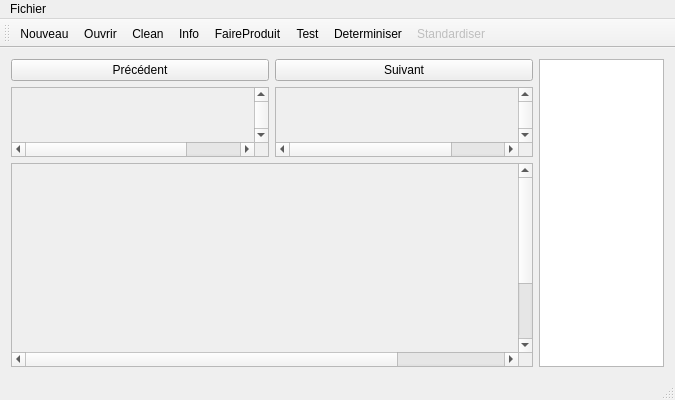
<?xml version="1.0" encoding="UTF-8"?>
<ui version="4.0">
 <class>MainWindow</class>
 <widget class="QMainWindow" name="MainWindow">
  <property name="geometry">
   <rect>
    <x>0</x>
    <y>0</y>
    <width>675</width>
    <height>400</height>
   </rect>
  </property>
  <property name="minimumSize">
   <size>
    <width>600</width>
    <height>400</height>
   </size>
  </property>
  <property name="windowTitle">
   <string>MainWindow</string>
  </property>
  <property name="windowIcon">
   <iconset resource="../../../../test/automate-project/Images.qrc">
    <normaloff>:/new/prefix1/myAppIco.ico</normaloff>:/new/prefix1/myAppIco.ico</iconset>
  </property>
  <property name="autoFillBackground">
   <bool>true</bool>
  </property>
  <widget class="QWidget" name="centralWidget">
   <layout class="QHBoxLayout" name="horizontalLayout">
    <item>
     <layout class="QVBoxLayout" name="verticalLayout">
      <item>
       <layout class="QHBoxLayout" name="TopLayout">
        <item>
         <widget class="QPushButton" name="boutonPrec">
          <property name="toolTip">
           <string>Voir l'étape précedente</string>
          </property>
          <property name="text">
           <string>Précédent</string>
          </property>
          <property name="icon">
           <iconset resource="../../../../test/automate-project/Images.qrc">
            <normaloff>:/new/prefix1/Images/back.png</normaloff>:/new/prefix1/Images/back.png</iconset>
          </property>
          <property name="shortcut">
           <string>Left</string>
          </property>
         </widget>
        </item>
        <item>
         <widget class="QPushButton" name="boutonSuiv">
          <property name="toolTip">
           <string>Voir l'étape suivante</string>
          </property>
          <property name="text">
           <string>Suivant</string>
          </property>
          <property name="icon">
           <iconset resource="../../../../test/automate-project/Images.qrc">
            <normaloff>:/new/prefix1/Images/next.png</normaloff>:/new/prefix1/Images/next.png</iconset>
          </property>
          <property name="iconSize">
           <size>
            <width>16</width>
            <height>16</height>
           </size>
          </property>
          <property name="shortcut">
           <string>Right</string>
          </property>
         </widget>
        </item>
       </layout>
      </item>
      <item>
       <layout class="QHBoxLayout" name="MiddleLayout">
        <item>
         <widget class="QScrollArea" name="scrollArea_3">
          <property name="maximumSize">
           <size>
            <width>16777215</width>
            <height>150</height>
           </size>
          </property>
          <property name="widgetResizable">
           <bool>false</bool>
          </property>
          <widget class="QWidget" name="vue1">
           <property name="geometry">
            <rect>
             <x>0</x>
             <y>0</y>
             <width>322</width>
             <height>69</height>
            </rect>
           </property>
           <property name="maximumSize">
            <size>
             <width>16777215</width>
             <height>16777215</height>
            </size>
           </property>
          </widget>
         </widget>
        </item>
        <item>
         <widget class="QScrollArea" name="scrollArea_2">
          <property name="maximumSize">
           <size>
            <width>16777215</width>
            <height>150</height>
           </size>
          </property>
          <property name="widgetResizable">
           <bool>false</bool>
          </property>
          <widget class="QWidget" name="vue2">
           <property name="geometry">
            <rect>
             <x>0</x>
             <y>0</y>
             <width>321</width>
             <height>69</height>
            </rect>
           </property>
           <property name="maximumSize">
            <size>
             <width>16777215</width>
             <height>16777215</height>
            </size>
           </property>
          </widget>
         </widget>
        </item>
       </layout>
      </item>
      <item>
       <layout class="QHBoxLayout" name="LowerLayout">
        <item>
         <widget class="QScrollArea" name="scrollArea">
          <property name="maximumSize">
           <size>
            <width>16777215</width>
            <height>16777215</height>
           </size>
          </property>
          <property name="widgetResizable">
           <bool>false</bool>
          </property>
          <widget class="QWidget" name="vueTomate">
           <property name="geometry">
            <rect>
             <x>0</x>
             <y>0</y>
             <width>651</width>
             <height>284</height>
            </rect>
           </property>
          </widget>
         </widget>
        </item>
       </layout>
      </item>
     </layout>
    </item>
    <item>
     <widget class="QTextEdit" name="label">
      <property name="autoFillBackground">
       <bool>true</bool>
      </property>
      <property name="readOnly">
       <bool>true</bool>
      </property>
     </widget>
    </item>
   </layout>
  </widget>
  <widget class="QMenuBar" name="menuBar">
   <property name="geometry">
    <rect>
     <x>0</x>
     <y>0</y>
     <width>675</width>
     <height>21</height>
    </rect>
   </property>
   <property name="autoFillBackground">
    <bool>true</bool>
   </property>
   <widget class="QMenu" name="menuFichier">
    <property name="title">
     <string>Fichier</string>
    </property>
    <addaction name="actionOuvrir"/>
    <addaction name="separator"/>
    <addaction name="actionNew"/>
    <addaction name="separator"/>
    <addaction name="actionFermer"/>
    <addaction name="separator"/>
   </widget>
   <addaction name="menuFichier"/>
  </widget>
  <widget class="QToolBar" name="toolBar_2">
   <property name="windowTitle">
    <string>toolBar_2</string>
   </property>
   <attribute name="toolBarArea">
    <enum>TopToolBarArea</enum>
   </attribute>
   <attribute name="toolBarBreak">
    <bool>false</bool>
   </attribute>
   <addaction name="actionNew"/>
   <addaction name="actionOuvrir"/>
   <addaction name="actionClean"/>
   <addaction name="actionInfo"/>
   <addaction name="actionFaireProduit"/>
   <addaction name="actionTest"/>
   <addaction name="actionDeterminiser"/>
   <addaction name="actionStandardiser"/>
  </widget>
  <widget class="QStatusBar" name="statusBar">
   <property name="toolTip">
    <string/>
   </property>
   <property name="statusTip">
    <string/>
   </property>
  </widget>
  <action name="actionFermer">
   <property name="icon">
    <iconset resource="../../../../test/automate-project/Images.qrc">
     <normaloff>:/new/prefix1/Images/suppr.png</normaloff>:/new/prefix1/Images/suppr.png</iconset>
   </property>
   <property name="text">
    <string>Fermer</string>
   </property>
   <property name="shortcut">
    <string>Esc</string>
   </property>
  </action>
  <action name="actionNew">
   <property name="icon">
    <iconset resource="../../../../test/automate-project/Images.qrc">
     <normaloff>:/new/prefix1/Images/nouveau.png</normaloff>:/new/prefix1/Images/nouveau.png</iconset>
   </property>
   <property name="text">
    <string>Nouveau</string>
   </property>
   <property name="toolTip">
    <string>Créer un automate</string>
   </property>
   <property name="shortcut">
    <string>Ctrl+N</string>
   </property>
  </action>
  <action name="actionFaireProduit">
   <property name="icon">
    <iconset resource="../../../../test/automate-project/Images.qrc">
     <normaloff>:/new/prefix1/Images/produit.png</normaloff>:/new/prefix1/Images/produit.png</iconset>
   </property>
   <property name="text">
    <string>FaireProduit</string>
   </property>
   <property name="toolTip">
    <string>Faire le produit de deux automates</string>
   </property>
   <property name="visible">
    <bool>false</bool>
   </property>
  </action>
  <action name="actionOuvrir">
   <property name="icon">
    <iconset resource="../../../../test/automate-project/Images.qrc">
     <normaloff>:/new/prefix1/Images/home.png</normaloff>:/new/prefix1/Images/home.png</iconset>
   </property>
   <property name="text">
    <string>Ouvrir</string>
   </property>
   <property name="toolTip">
    <string>Ouvrir un automate</string>
   </property>
   <property name="shortcut">
    <string>Ctrl+O</string>
   </property>
  </action>
  <action name="actionVoir">
   <property name="text">
    <string>voir</string>
   </property>
  </action>
  <action name="actionTest">
   <property name="icon">
    <iconset resource="../../../../test/automate-project/Images.qrc">
     <normaloff>:/new/prefix1/Images/icon.jpg</normaloff>:/new/prefix1/Images/icon.jpg</iconset>
   </property>
   <property name="text">
    <string>Test</string>
   </property>
   <property name="visible">
    <bool>false</bool>
   </property>
  </action>
  <action name="actionClean">
   <property name="icon">
    <iconset resource="../../../../test/automate-project/Images.qrc">
     <normaloff>:/new/prefix1/Images/clean.png</normaloff>:/new/prefix1/Images/clean.png</iconset>
   </property>
   <property name="text">
    <string>Clean</string>
   </property>
   <property name="toolTip">
    <string>Nettoyer l'interface</string>
   </property>
  </action>
  <action name="actionInfo">
   <property name="icon">
    <iconset resource="../../../../test/automate-project/Images.qrc">
     <normaloff>:/new/prefix1/Images/info.png</normaloff>:/new/prefix1/Images/info.png</iconset>
   </property>
   <property name="text">
    <string>Info</string>
   </property>
  </action>
  <action name="actionDeterminiser">
   <property name="icon">
    <iconset resource="../../../../test/automate-project/Images.qrc">
     <normaloff>:/new/prefix1/Images/determin.png</normaloff>:/new/prefix1/Images/determin.png</iconset>
   </property>
   <property name="text">
    <string>Determiniser</string>
   </property>
   <property name="toolTip">
    <string>Determiniser L'automate</string>
   </property>
   <property name="visible">
    <bool>false</bool>
   </property>
  </action>
  <action name="actionStandardiser">
   <property name="enabled">
    <bool>false</bool>
   </property>
   <property name="icon">
    <iconset resource="../../../../test/automate-project/Images.qrc">
     <normaloff>:/new/prefix1/Images/standardiser.jpg</normaloff>:/new/prefix1/Images/standardiser.jpg</iconset>
   </property>
   <property name="text">
    <string>Standardiser</string>
   </property>
   <property name="visible">
    <bool>false</bool>
   </property>
  </action>
 </widget>
 <layoutdefault spacing="6" margin="11"/>
 <resources>
  <include location="Images.qrc"/>
 </resources>
 <connections/>
</ui>
